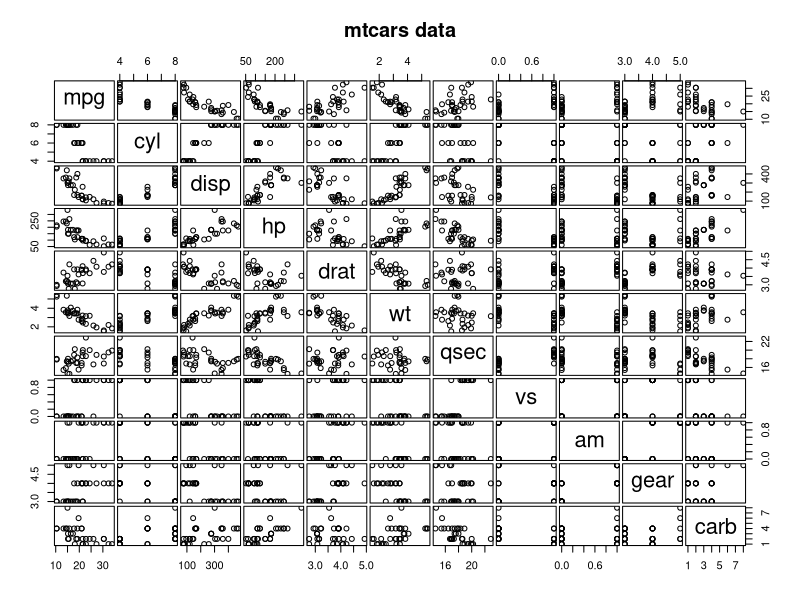
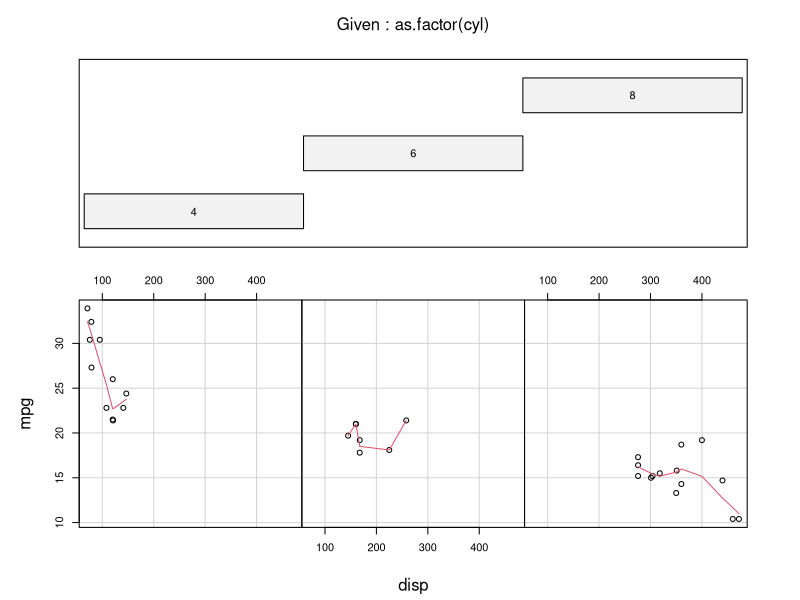

Recreate these plots in R, in order.
## ---- chunk 1
require(graphics)
pairs(mtcars, main = "mtcars data", gap = 1/4)
coplot(mpg ~ disp | as.factor(cyl), data = mtcars,
       panel = panel.smooth, rows = 1)
## possibly more meaningful, e.g., for summary() or bivariate plots:
mtcars2 <- within(mtcars, {
   vs <- factor(vs, labels = c("V", "S"))
   am <- factor(am, labels = c("automatic", "manual"))
   cyl  <- ordered(cyl)
   gear <- ordered(gear)
   carb <- ordered(carb)
})
summary(mtcars2)
